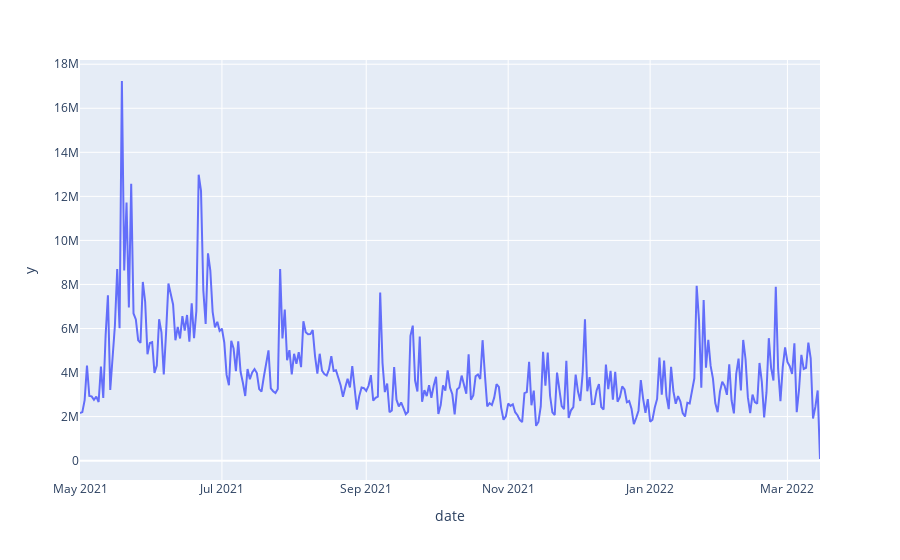

This figure's notebook cell:
### Code cell
df2 = pd.read_csv('BTC_USD_TC.csv')
df2['date'] = pd.to_datetime(df2['date'])

cutoff = pd.to_datetime('2021-04-30')
df2 = df2[df2['date'] > cutoff]

feat = (df2['tradecount'] * df2['open']) / df2['close']

# plt.imshow(feat.cov())
plt.line(df2, 'date', feat)

### Figure 1 — Plotly figure (JSON) as saved in the notebook; plotly's stock layout.template omitted (floating-point values rounded to 4 significant figures; data arrays with more than 128 entries replaced by an {"elided": "..."} marker saying what was removed)
{"data": [{"hovertemplate": "date=%{x}<br>y=%{y}<extra></extra>", "legendgroup": "", "line": {"color": "#636efa", "dash": "solid"}, "marker": {"symbol": "circle"}, "mode": "lines", "name": "", "orientation": "v", "showlegend": false, "type": "scatter", "x": {"elided": "319 str values"}, "xaxis": "x", "y": {"elided": "319 float values"}, "yaxis": "y"}], "layout": {"legend": {"tracegroupgap": 0}, "margin": {"t": 60}, "xaxis": {"anchor": "y", "domain": [0, 1], "title": {"text": "date"}}, "yaxis": {"anchor": "x", "domain": [0, 1], "title": {"text": "y"}}}}
